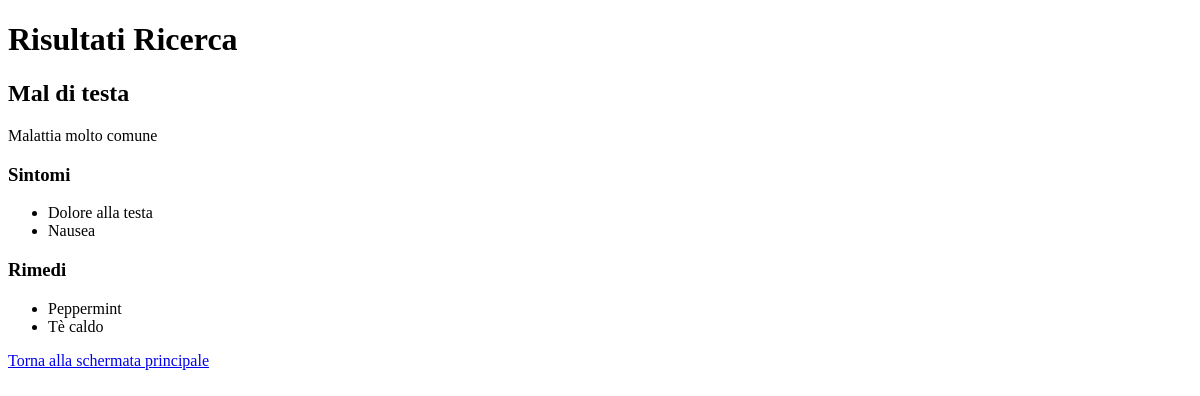
Before: /dettagli_patologia/1 with the older database file.
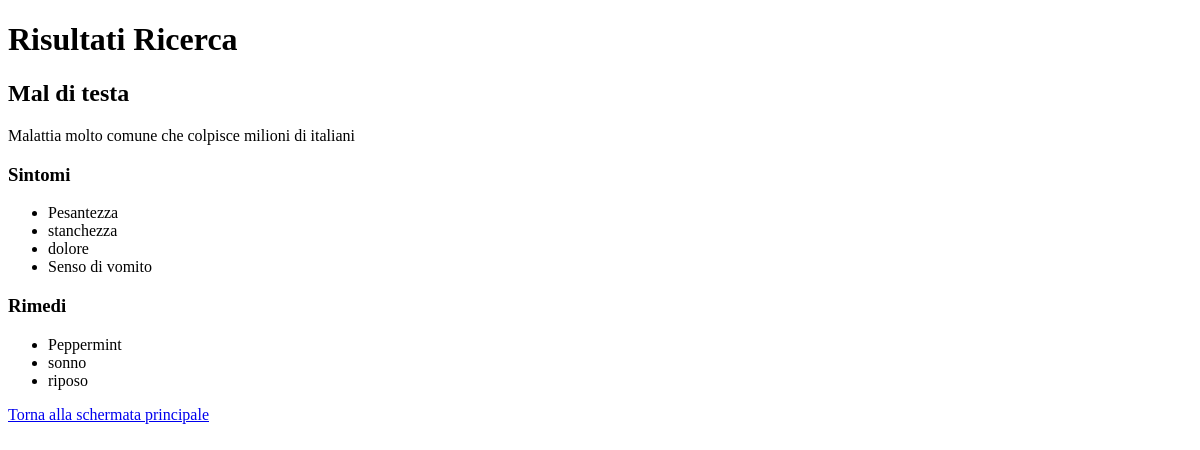
After: the same page with the newer database file.
### app.py (models this page shows)
class Patologia(db.Model):
    id = db.Column(db.Integer, primary_key=True)
    nome = db.Column(db.String(255), unique=True, nullable=False)
    descrizione = db.Column(db.Text)
    sintomi = db.relationship('Sintomo', secondary='patologia_sintomo', back_populates='patologie')
    rimedi = db.relationship('Rimedio', secondary='patologia_rimedio', back_populates='patologie')

class Sintomo(db.Model):
    id = db.Column(db.Integer, primary_key=True)
    nome = db.Column(db.String(255), unique=True, nullable=False)
    patologie = db.relationship('Patologia', secondary='patologia_sintomo', back_populates='sintomi')

class Rimedio(db.Model):
    id = db.Column(db.Integer, primary_key=True)
    nome = db.Column(db.String(255), unique=True, nullable=False)
    patologie = db.relationship('Patologia', secondary='patologia_rimedio', back_populates='rimedi')

### app.py (the view)
@app.route('/dettagli_patologia/<int:patologia_id>', methods=['GET'])
def dettagli_patologia(patologia_id):
    patologia = Patologia.query.get_or_404(patologia_id)
    return render_template('risultati.html', patologie=[patologia], sintomi=patologia.sintomi, rimedi=patologia.rimedi)

### templates/risultati.html (shortened to what this page needs)
<!DOCTYPE html>
<html lang="en">
    <head>
    </head>
    <body>
        <h1>Risultati Ricerca</h1>
        {% for patologia in patologie %}
        <h2>{{ patologia.nome }}</h2>
        <p>{{ patologia.descrizione }}</p>
        {% if patologia.sintomi %}
        <h3>Sintomi</h3>
        <ul>
            {% for sintomo in patologia.sintomi %}
            <li>{{ sintomo.nome }}</li>
            {% endfor %}
        </ul>
        {% endif %} {% if patologia.rimedi %}
        <h3>Rimedi</h3>
        <ul>
            {% for rimedio in patologia.rimedi %}
            <li>{{ rimedio.nome }}</li>
            {% endfor %}
        </ul>
        {% endif %} {% endfor %}
        <a href="{{ url_for('index') }}">Torna alla schermata principale</a>
    </body>
</html>

Changed rows visible on the page:
changed Patologia "Mal di testa": gains Sintomo (nome "dolore"); gains Sintomo (nome "Senso di vomito"); gains Rimedio (nome "riposo"); descrizione "Malattia molto comune" → "Malattia molto comune che colpisce milioni di italiani"
changed Sintomo: nome "Dolore alla testa" → "Pesantezza"
changed Sintomo: nome "Nausea" → "stanchezza"
changed Rimedio: nome "Tè caldo" → "sonno"
